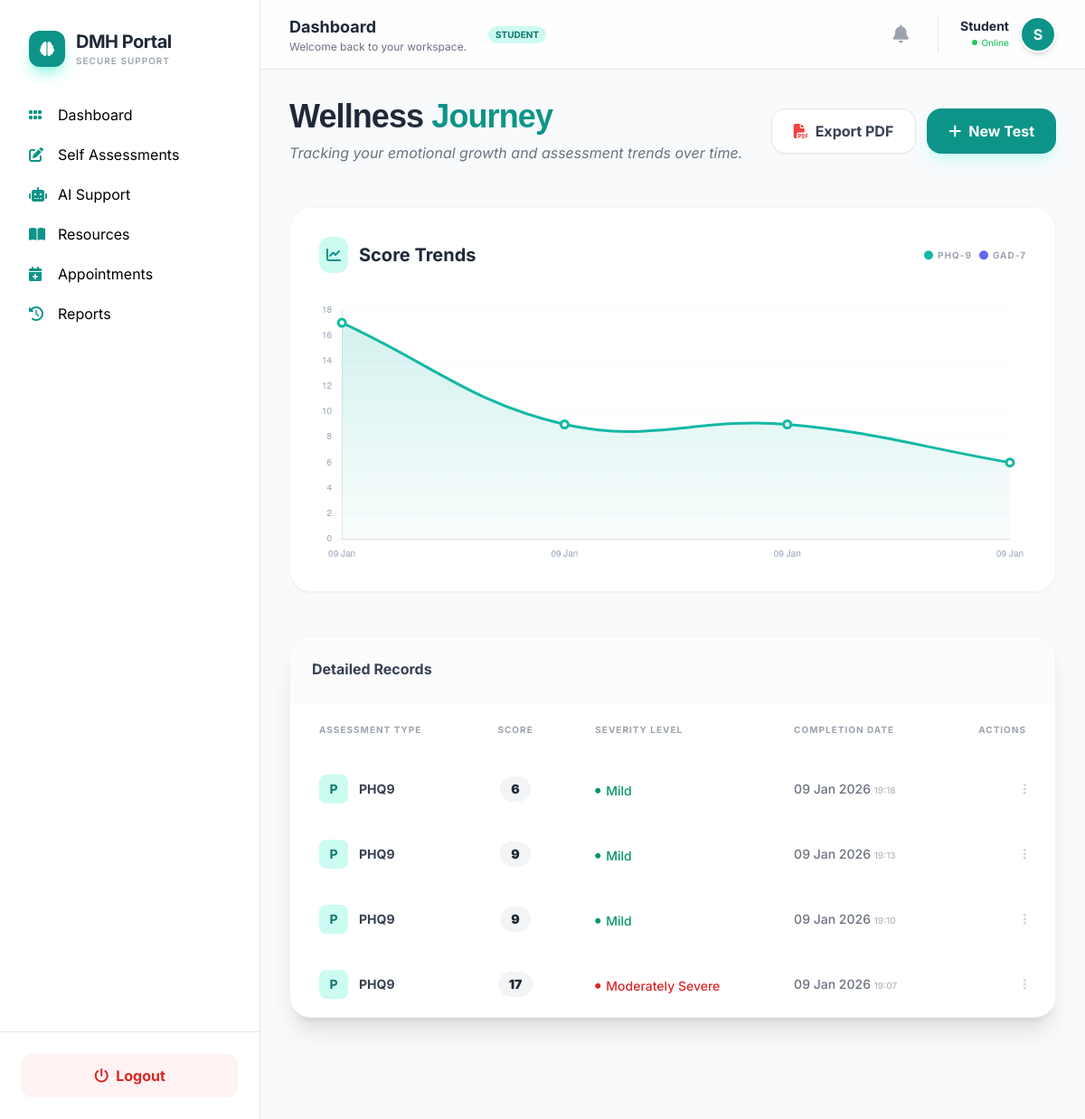
Screenshot of /assessments/history/ (signed in) with the database file from the repository.
### accounts/models.py (models this page shows, shortened)
class User(AbstractUser):
    ROLE_CHOICES = (
        ('student', 'Student'),
        ('counsellor', 'Counsellor'),
        ('peer', 'Peer Volunteer'),
        ('admin', 'Admin'),
    )
    role = models.CharField(max_length=20, choices=ROLE_CHOICES, default='student')
    anonymous_id = models.UUIDField(default=uuid.uuid4, editable=False)
    is_approved = models.BooleanField(default=False)
    login_count = models.PositiveIntegerField(default=0) # Track login counts

### assessments/models.py (models this page shows, shortened)
class SelfAssessment(models.Model):
    TEST_CHOICES = (
        ('PHQ9', 'PHQ-9'),
        ('GAD7', 'GAD-7'),
    )
    user = models.ForeignKey(
        settings.AUTH_USER_MODEL,
        null=True,
        blank=True,
        on_delete=models.SET_NULL
    )
    anonymous_id = models.CharField(max_length=36, null=True, blank=True)
    test_type = models.CharField(max_length=10, choices=TEST_CHOICES)
    score = models.IntegerField()
    severity = models.CharField(max_length=20)
    created_at = models.DateTimeField(auto_now_add=True)

### assessments/views.py (the view)
# urls.py: path("history/", views.assessment_history, name="assessment_history"),
@login_required
def assessment_history(request):
    assessments = SelfAssessment.objects.filter(
        user=request.user
    ).order_by('-created_at')
    return render(request, 'assessments/history.html', {
        'assessments': assessments
    })

### dashboard/context_processors.py (called while the page is built)
def notification_context(request):
    if request.user.is_authenticated:
        notifications = Notification.objects.filter(user=request.user).order_by('-created_at')[:5]
        unread_count = Notification.objects.filter(user=request.user, is_read=False).count()
        return {
            'nav_notifications': notifications,
            'unread_notif_count': unread_count
        }
    return {}

### templates/assessments/history.html (shortened to what this page needs)
{% extends request.user.is_authenticated|yesno:"base2.html,base.html" %}
{% block content %}
<section class="max-w-6xl mx-auto animate-fade-in pb-20">
    <div class="mb-12 flex flex-col md:flex-row md:items-center justify-between gap-6">
        <div>
            <h1 class="text-4xl font-extrabold text-gray-800 tracking-tight" style="font-family: 'Poppins', sans-serif;">
                Wellness <span class="text-teal-600">Journey</span>
            </h1>
            <p class="text-gray-500 mt-2 italic">Tracking your emotional growth and assessment trends over time.</p>
        </div>
        {% if assessments %}
        <div class="flex gap-3">
            <a href="/assessments/download-pdf/" class="flex items-center gap-2 px-6 py-3 bg-white border border-gray-200 text-gray-700 rounded-2xl font-bold hover:bg-gray-50 transition shadow-sm">
                <i class="fa-solid fa-file-pdf text-red-500"></i> Export PDF
            </a>
            <a href="/assessments/" class="flex items-center gap-2 px-6 py-3 bg-teal-600 text-white rounded-2xl font-bold hover:bg-teal-700 transition shadow-lg shadow-teal-100">
                <i class="fa-solid fa-plus"></i> New Test
            </a>
        </div>
        {% endif %}
    </div>
    {% if assessments %}
    <div class="mb-12 bg-white p-8 rounded-3xl border border-gray-100 shadow-sm">
        <div class="flex items-center justify-between mb-8">
            <div class="flex items-center gap-3">
                <div class="p-2 bg-teal-100 text-teal-600 rounded-xl">
                    <i class="fa-solid fa-chart-line"></i>
                </div>
                <h2 class="text-xl font-bold text-gray-800">Score Trends</h2>
            </div>
            <div class="flex gap-2 text-[10px] font-bold uppercase tracking-widest text-gray-400">
                <span class="flex items-center gap-1"><i class="fa-solid fa-circle text-teal-500"></i> PHQ-9</span>
                <span class="flex items-center gap-1"><i class="fa-solid fa-circle text-indigo-500"></i> GAD-7</span>
            </div>
        </div>
        <div class="h-72">
            <canvas id="historyTrendChart"></canvas>
        </div>
    </div>
    <div class="bg-white rounded-3xl border border-gray-100 shadow-xl overflow-hidden">
        <div class="p-6 border-b border-gray-50 bg-gray-50/50">
            <h3 class="font-bold text-gray-700">Detailed Records</h3>
        </div>
        <div class="overflow-x-auto">
            <table class="w-full text-sm text-left">
                <thead>
                    <tr class="text-gray-400 uppercase text-[10px] tracking-widest">
                        <th class="px-8 py-5">Assessment Type</th>
                        <th class="px-8 py-5 text-center">Score</th>
                        <th class="px-8 py-5">Severity Level</th>
                        <th class="px-8 py-5">Completion Date</th>
                        <th class="px-8 py-5 text-right">Actions</th>
                    </tr>
                </thead>
                <tbody class="divide-y divide-gray-50">
                    {% for a in assessments %}
                    <tr class="group hover:bg-teal-50/30 transition-colors">
                        <td class="px-8 py-5">
                            <div class="flex items-center gap-3">
                                <div class="w-8 h-8 rounded-lg flex items-center justify-center font-bold
                                    {% if a.test_type == 'PHQ9' %} bg-teal-100 text-teal-700 {% else %} bg-indigo-100 text-indigo-700 {% endif %}">
                                    {{ a.test_type|slice:":1" }}
                                </div>
                                <span class="font-bold text-gray-700">{{ a.test_type }}</span>
                            </div>
                        </td>
                        <td class="px-8 py-5 text-center">
                            <span class="inline-block px-3 py-1 rounded-full font-black bg-gray-100 text-gray-800">
                                {{ a.score }}
                            </span>
                        </td>
                        <td class="px-8 py-5">
                            <span class="inline-flex items-center gap-1.5 font-medium
                                {% if 'Severe' in a.severity %} text-red-600
                                {% elif 'Moderate' in a.severity %} text-amber-600
                                {% else %} text-emerald-600 {% endif %}">
                                <i class="fa-solid fa-circle text-[6px]"></i> {{ a.severity }}
                            </span>
                        </td>
                        <td class="px-8 py-5 text-gray-500 font-medium">
                            {{ a.created_at|date:"d M Y" }} <span class="text-[10px] opacity-50">{{ a.created_at|date:"H:i" }}</span>
                        </td>
                        <td class="px-8 py-5 text-right">
                            <button class="text-gray-300 hover:text-teal-600 transition"><i class="fa-solid fa-ellipsis-vertical"></i></button>
                        </td>
                    </tr>
                    {% endfor %}
                </tbody>
            </table>
        </div>
    </div>
    {% endif %}
</section>
<script>
    {% if assessments %}
    const ctx = document.getElementById('historyTrendChart').getContext('2d');
    // Gradient for the wavy fill
    let fillGradient = ctx.createLinearGradient(0, 0, 0, 300);
    fillGradient.addColorStop(0, 'rgba(20, 184, 166, 0.2)');
    fillGradient.addColorStop(1, 'rgba(20, 184, 166, 0)');
    new Chart(ctx, {
        type: 'line',
        data: {
            // Mapping labels and data from Django queryset
            labels: [{% for a in assessments|dictsort:"created_at" %}"{{ a.created_at|date:'d M' }}"{% if not forloop.last %}, {% endif %}{% endfor %}],
            datasets: [{
                label: 'PHQ-9 (Depression)',
                data: [{% for a in assessments|dictsort:"created_at" %}{% if a.test_type == 'PHQ9' %}{{ a.score }}{% else %}null{% endif %}{% if not forloop.last %}, {% endif %}{% endfor %}],
                borderColor: '#14b8a6',
                backgroundColor: fillGradient,
                fill: true,
                tension: 0.4,
                borderWidth: 3,
                pointRadius: 4,
                pointBackgroundColor: '#fff',
                spanGaps: true
            },
            {
                label: 'GAD-7 (Anxiety)',
                data: [{% for a in assessments|dictsort:"created_at" %}{% if a.test_type == 'GAD7' %}{{ a.score }}{% else %}null{% endif %}{% if not forloop.last %}, {% endif %}{% endfor %}],
                borderColor: '#6366f1',
                fill: false,
                tension: 0.4,
                borderWidth: 3,
                pointRadius: 4,
                pointBackgroundColor: '#fff',
                spanGaps: true
            }]
        },
        options: {
            responsive: true,
            maintainAspectRatio: false,
            plugins: { legend: { display: false } },
            scales: {
                y: {
                    beginAtZero: true,
                    grid: { color: '#f8fafc' },
                    ticks: { color: '#94a3b8', font: { size: 10 } }
                },
                x: {
                    grid: { display: false },
                    ticks: { color: '#94a3b8', font: { size: 10 } }
                }
            }
        }
    });
    {% endif %}
</script>
{% endblock %}

### templates/base2.html (shortened to what this page needs)
<!DOCTYPE html>
<html lang="en">
<head>
    <link rel="stylesheet" href="https://cdnjs.cloudflare.com/ajax/libs/font-awesome/6.4.2/css/all.min.css">
    <script src="https://cdn.tailwindcss.com"></script>
</head>
<body class="bg-[var(--bg)] min-h-screen flex">
<aside class="w-72 bg-white border-r shadow-sm hidden md:flex flex-col sticky top-0 h-screen">
    <div class="p-8">
        <div class="flex items-center gap-3">
            <div class="w-10 h-10 bg-teal-600 rounded-xl flex items-center justify-center text-white shadow-lg shadow-teal-200">
                <i class="fa-solid fa-brain"></i>
            </div>
            <div>
                <h2 class="text-xl font-bold text-gray-800 tracking-tight">DMH Portal</h2>
                <p class="text-[10px] text-gray-400 uppercase tracking-widest font-semibold">Secure Support</p>
            </div>
        </div>
    </div>
    <nav class="flex-1 px-4 space-y-1 overflow-y-auto">
        {% if user.role == 'student' %}
            {% include "partials/sidebar_student.html" %}
        {% elif user.role == 'counsellor' %}
            {% include "partials/sidebar_counsellor.html" %}
        {% elif user.role == 'peer' %}
            {% include "partials/sidebar_volunteer.html" %}
        {% elif user.role == 'admin' %}
            {% include "partials/sidebar_admin.html" %}
        {% endif %}
    </nav>
    <div class="p-6 border-t">
        <a href="/auth/logout/"
           class="flex items-center justify-center gap-2 px-4 py-3 rounded-xl bg-red-50 text-red-600 font-bold hover:bg-red-100 transition duration-200">
            <i class="fa-solid fa-power-off"></i> Logout
        </a>
    </div>
</aside>
<div class="flex-1 flex flex-col min-w-0 overflow-hidden">
    <header class="bg-white/80 backdrop-blur-md border-b sticky top-0 z-40 px-8 py-4 flex justify-between items-center">
        <div class="flex items-center gap-4">
             <div class="hidden sm:block">
                <h1 class="text-lg font-bold text-gray-800">
                    {% block page_title %}Dashboard{% endblock %}
                </h1>
                <p class="text-xs text-gray-500">
                    {% block page_subtitle %}Welcome back to your workspace.{% endblock %}
                </p>
             </div>
             <span class="bg-teal-100 text-teal-700 text-[10px] uppercase font-bold px-2 py-0.5 rounded-full ml-2">
                {{ user.role }}
             </span>
        </div>
        <div class="flex items-center gap-6">
            <div class="relative">
                <button id="notifButton" class="relative p-2 text-gray-400 hover:text-teal-600 transition-colors focus:outline-none">
                    <i class="fa-solid fa-bell text-xl"></i>
                </button>
            </div>
            <div class="flex items-center gap-3 border-l pl-6">
                <div class="text-right hidden sm:block">
                    <p class="text-sm font-bold text-gray-800 leading-none mb-1">{{ user.username }}</p>
                    <p class="text-[10px] text-green-500 font-medium flex items-center justify-end gap-1">
                        <span class="w-1.5 h-1.5 bg-green-500 rounded-full"></span> Online
                    </p>
                </div>
                <div class="w-10 h-10 bg-teal-600 rounded-full border-2 border-white shadow-md flex items-center justify-center text-white font-bold">
                    {{ user.username|first|upper }}
                </div>
            </div>
        </div>
    </header>
    <main class="flex-1 p-8 overflow-y-auto bg-[#f8fafc]">
        <div class="max-w-7xl mx-auto">
            {% block content %}{% endblock %}
        </div>
    </main>
</div>
</body>
</html>

### templates/base2.html (style rules this page uses)
:root { --accent: #0f766e; --bg: #f8fafc; --card: #ffffff; }
body { font-family: 'Inter', sans-serif; }
.animate-fade-in { animation: fadeIn 0.2s ease-out; }

### templates/assessments/history.html (style rules this page uses)
.animate-fade-in { animation: fade-in 0.7s cubic-bezier(0.2, 0.8, 0.2, 1) forwards; }
table { border-collapse: separate; border-spacing: 0; }

### rows the page displays
User: role "STUDENT", username "Student", username|first "S"
SelfAssessment: test_type "P", test_type "PHQ9", score "6", severity "Mild", created_at "09 Jan 2026", created_at "19:18"
SelfAssessment: test_type "P", test_type "PHQ9", score "9", severity "Mild", created_at "09 Jan 2026", created_at "19:13"
SelfAssessment: test_type "P", test_type "PHQ9", score "9", severity "Mild", created_at "09 Jan 2026", created_at "19:10"
SelfAssessment: test_type "P", test_type "PHQ9", score "17", severity "Moderately Severe", created_at "09 Jan 2026", created_at "19:07"

### other values shown
chart data {{ a.score }} 17, 9, 9, 6
